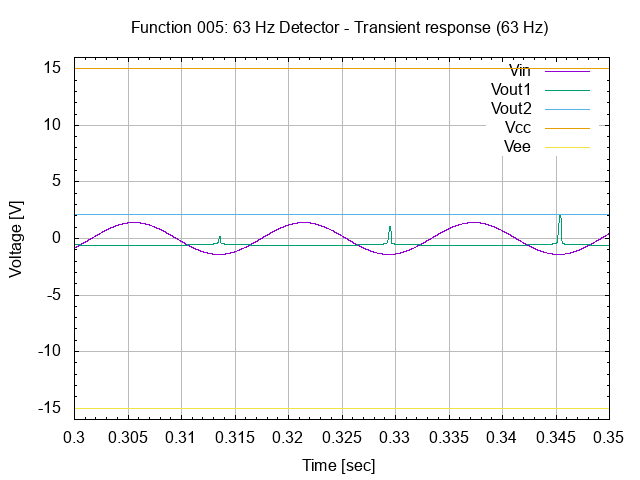

Source code (gnuplot):
# setup terminal
set term png

# setup graph
set output "26.005.00.01.01.03.png"
set title "Function 005: 63 Hz Detector - Transient response (63 Hz)"

# setup Y-axis
set yrange [-16:16]
set grid ytics lt 1 lw 1 lc rgb "#bbbbbb"
set mytics
set ylabel "Voltage [V]"

# setup X-axis
set grid xtics lt 1 lw 1 lc rgb "#bbbbbb"
set mxtics
set xrange [0.30:0.35]
set xlabel "Time [sec]"

# setup plot style
set style data lines
plot '26.005.00.01.01.dat' using 1:2 title "Vin", \
     '26.005.00.01.01.dat' using 1:3 title "Vout1", \
     '26.005.00.01.01.dat' using 1:4 title "Vout2", \
     '26.005.00.01.01.dat' using 1:5 title "Vcc", \
     '26.005.00.01.01.dat' using 1:6 title "Vee"

# set output back to default
set output

# reset terminal type
set terminal pop
